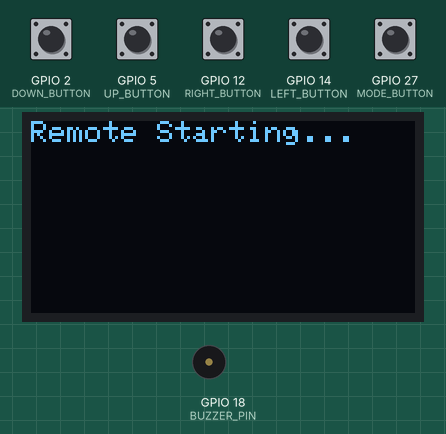
Bench run of a sketch on a simulated ESP32. Shown: 128×64 one-colour display, buzzer (waves = sounding, pin HIGH). The inputs (shaded band) are chosen by the test bench; at power-on: GPIO 2 (DOWN_BUTTON), GPIO 5 (UP_BUTTON), GPIO 12 (RIGHT_BUTTON), GPIO 14 (LEFT_BUTTON), GPIO 27 (MODE_BUTTON) HIGH.

Above: at 1.2 s.
1.3 s: GPIO 27 (MODE_BUTTON) pulled LOW for 1 s
At 3.5 s:
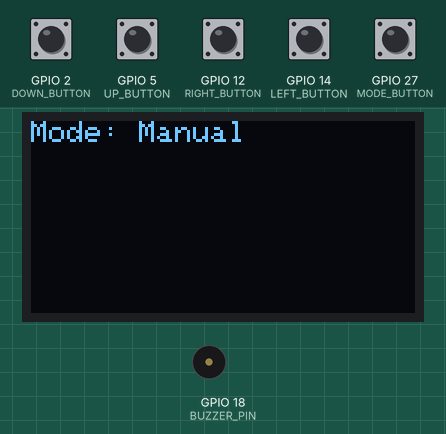
4.1 s: GPIO 2 (DOWN_BUTTON) pulled LOW for 0.15 s
At 4.17 s:
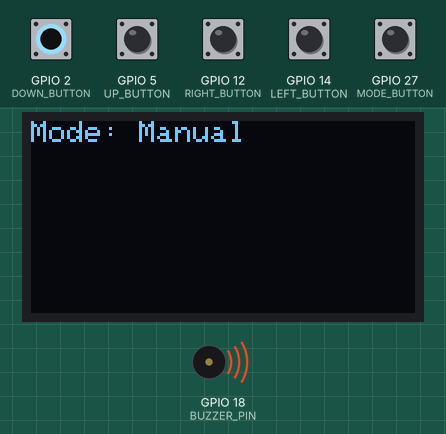
5.7 s: GPIO 27 (MODE_BUTTON) pulled LOW for 0.15 s
At 7.0 s:
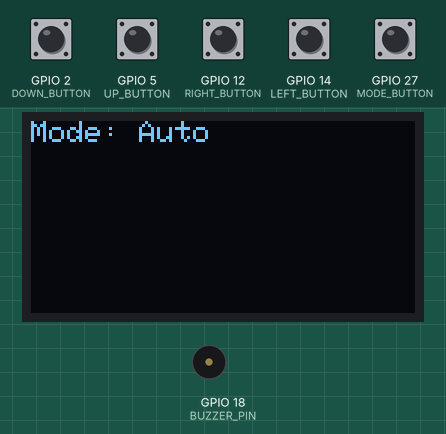
7.5 s: GPIO 2 (DOWN_BUTTON) driven LOW and GPIO 27 (MODE_BUTTON) driven LOW
At 7.98 s:
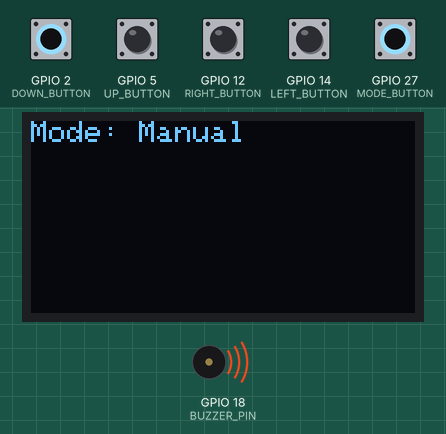
10.5 s: GPIO 2 (DOWN_BUTTON) driven HIGH
At 10.92 s:
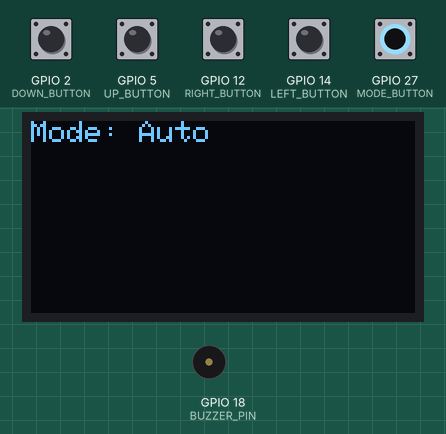
12.0 s: GPIO 2 (DOWN_BUTTON) driven LOW
At 12.87 s:
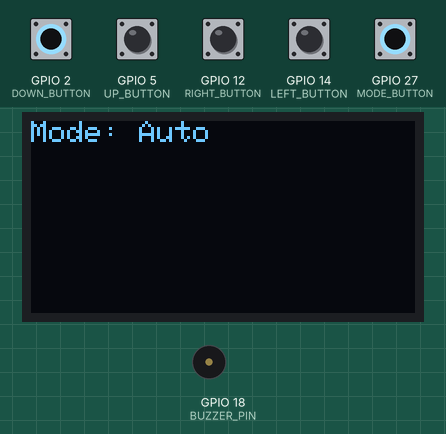
Timing chart, 0 to 15.2 s (numbered marks = the images above; inputs shaded):
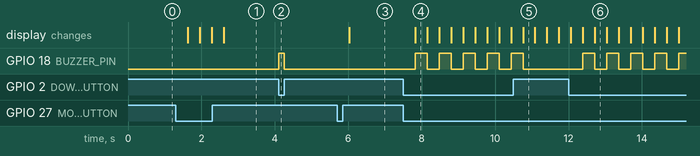

The sketch:

ObstacleAvoidaceCar_RemoteCode.ino
```cpp
#include <esp_now.h>
#include <WiFi.h>
#include <Wire.h>
#include <Adafruit_GFX.h>
#include <Adafruit_SSD1306.h>

#define SCREEN_WIDTH 128
#define SCREEN_HEIGHT 64
#define OLED_RESET    -1
Adafruit_SSD1306 display(SCREEN_WIDTH, SCREEN_HEIGHT, &Wire, OLED_RESET);

// Button pins
#define UP_BUTTON     5
#define DOWN_BUTTON   2
#define LEFT_BUTTON   14
#define RIGHT_BUTTON  12
#define MODE_BUTTON   27

// Buzzer pin
#define BUZZER_PIN    18

// OLED pins
#define OLED_SDA 21
#define OLED_SCL 22

// Struct to send data
typedef struct struct_message {
  int command;
} struct_message;

struct_message myData;

// Receiver MAC address (replace with your robot's ESP32 MAC)
uint8_t broadcastAddress[] = {0xFF, 0xFF, 0xFF, 0xFF, 0xFF, 0xFF};

esp_now_peer_info_t peerInfo;

bool manualMode = true;

void setup() {
  // Init Serial Monitor
  Serial.begin(115200);

  // Init buttons
  pinMode(UP_BUTTON, INPUT_PULLUP);
  pinMode(DOWN_BUTTON, INPUT_PULLUP);
  pinMode(LEFT_BUTTON, INPUT_PULLUP);
  pinMode(RIGHT_BUTTON, INPUT_PULLUP);
  pinMode(MODE_BUTTON, INPUT_PULLUP);

  // Init buzzer
  pinMode(BUZZER_PIN, OUTPUT);
  digitalWrite(BUZZER_PIN, LOW);

  // Init OLED
  Wire.begin(OLED_SDA, OLED_SCL);
  if (!display.begin(SSD1306_SWITCHCAPVCC, 0x3C)) {
    Serial.println(F("SSD1306 allocation failed"));
    for (;;);
  }
  display.clearDisplay();
  display.setTextSize(1);
  display.setTextColor(SSD1306_WHITE);
  display.setCursor(0, 0);
  display.println("Remote Starting...");
  display.display();

  // Set device as a Wi-Fi Station
  WiFi.mode(WIFI_STA);

  // Init ESP-NOW
  if (esp_now_init() != ESP_OK) {
    Serial.println("Error initializing ESP-NOW");
    return;
  }

  // Register peer
  memcpy(peerInfo.peer_addr, broadcastAddress, 6);
  peerInfo.channel = 0;
  peerInfo.encrypt = false;

  if (esp_now_add_peer(&peerInfo) != ESP_OK) {
    Serial.println("Failed to add peer");
    return;
  }
}

void loop() {
  // Mode toggle
  if (digitalRead(MODE_BUTTON) == LOW) {
    manualMode = !manualMode;
    delay(300); // debounce
    display.clearDisplay();
    display.setCursor(0, 0);
    display.println(manualMode ? "Mode: Manual" : "Mode: Auto");
    display.display();
  }

  if (manualMode) {
    // Manual mode commands
    if (digitalRead(UP_BUTTON) == LOW) {
      myData.command = 1; // Forward
      sendData();
      digitalWrite(BUZZER_PIN, HIGH);
    }
    else if (digitalRead(DOWN_BUTTON) == LOW) {
      myData.command = 2; // Backward
      sendData();
      digitalWrite(BUZZER_PIN, HIGH);
    }
    else if (digitalRead(LEFT_BUTTON) == LOW) {
      myData.command = 3; // Left
      sendData();
      digitalWrite(BUZZER_PIN, HIGH);
    }
    else if (digitalRead(RIGHT_BUTTON) == LOW) {
      myData.command = 4; // Right
      sendData();
      digitalWrite(BUZZER_PIN, HIGH);
    }
    else {
      myData.command = 0; // Stop
      sendData();
      digitalWrite(BUZZER_PIN, LOW);
    }
  }
  else {
    // Auto mode
    myData.command = 5; // Auto
    sendData();
    digitalWrite(BUZZER_PIN, LOW);
  }
}

void sendData() {
  esp_now_send(broadcastAddress, (uint8_t *) &myData, sizeof(myData));
}
```

Measured:
- after the input at 1.3 s, the display: first changes after 0.33 s (image 1 shows a later state)
- after the input at 4.1 s, GPIO 18 (BUZZER_PIN): LOW → HIGH at once, → LOW 0.15 s later
- after the input at 5.7 s, the display: changes after 0.33 s (image 3)
- after the input at 7.5 s, GPIO 18 (BUZZER_PIN): alternates HIGH for 0.33 s and LOW for 0.33 s, starting after 0.33 s; the display: changes after 0.33 s (image 4)
- after the input at 10.5 s, GPIO 18 (BUZZER_PIN): goes on until 10.8 s, then stays LOW
- after the input at 12.0 s, GPIO 18 (BUZZER_PIN): alternates HIGH for 0.33 s and LOW for 0.33 s, starting after 0.39 s
